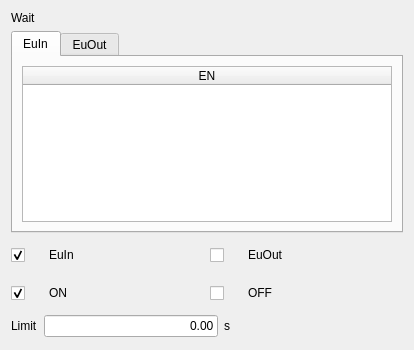
<?xml version="1.0" encoding="UTF-8"?>
<ui version="4.0">
 <class>ICWaitConditionEditor</class>
 <widget class="QWidget" name="ICWaitConditionEditor">
  <property name="geometry">
   <rect>
    <x>0</x>
    <y>0</y>
    <width>414</width>
    <height>350</height>
   </rect>
  </property>
  <property name="windowTitle">
   <string>Form</string>
  </property>
  <property name="styleSheet">
   <string notr="true">QCheckBox{
	spacing: 24px;
     width: 32px;
     height: 32px;
}
QCheckBox::indicator:checked
{
 image: url(:/resource/check_checked.png);
}
QCheckBox::indicator:unchecked
{
 image: url(:/resource/check_unchecked.png);
}

</string>
  </property>
  <layout class="QVBoxLayout" name="verticalLayout">
   <item>
    <widget class="QLabel" name="label">
     <property name="text">
      <string>Wait</string>
     </property>
    </widget>
   </item>
   <item>
    <widget class="QTabWidget" name="tabWidget">
     <property name="currentIndex">
      <number>0</number>
     </property>
     <widget class="QWidget" name="">
      <attribute name="title">
       <string>EuIn</string>
      </attribute>
      <layout class="QVBoxLayout" name="verticalLayout_2">
       <item>
        <widget class="QTableWidget" name="tableWidget">
         <attribute name="horizontalHeaderStretchLastSection">
          <bool>true</bool>
         </attribute>
         <column>
          <property name="text">
           <string>EN</string>
          </property>
         </column>
        </widget>
       </item>
      </layout>
     </widget>
     <widget class="QWidget" name="tab_2">
      <attribute name="title">
       <string>EuOut</string>
      </attribute>
      <layout class="QVBoxLayout" name="verticalLayout_3">
       <item>
        <widget class="QTableWidget" name="tableWidget_2">
         <attribute name="horizontalHeaderStretchLastSection">
          <bool>true</bool>
         </attribute>
         <column>
          <property name="text">
           <string>EN</string>
          </property>
         </column>
        </widget>
       </item>
      </layout>
     </widget>
    </widget>
   </item>
   <item>
    <layout class="QHBoxLayout" name="horizontalLayout_3">
     <item>
      <widget class="QCheckBox" name="euInbox">
       <property name="text">
        <string>EuIn</string>
       </property>
       <property name="checked">
        <bool>true</bool>
       </property>
       <attribute name="buttonGroup">
        <string notr="true">buttonGroup_2</string>
       </attribute>
      </widget>
     </item>
     <item>
      <widget class="QCheckBox" name="euOutBox">
       <property name="text">
        <string>EuOut</string>
       </property>
       <attribute name="buttonGroup">
        <string notr="true">buttonGroup_2</string>
       </attribute>
      </widget>
     </item>
    </layout>
   </item>
   <item>
    <layout class="QHBoxLayout" name="horizontalLayout_2">
     <item>
      <widget class="QCheckBox" name="onBox">
       <property name="text">
        <string>ON</string>
       </property>
       <property name="checked">
        <bool>true</bool>
       </property>
       <attribute name="buttonGroup">
        <string notr="true">buttonGroup</string>
       </attribute>
      </widget>
     </item>
     <item>
      <widget class="QCheckBox" name="offBox">
       <property name="text">
        <string>OFF</string>
       </property>
       <attribute name="buttonGroup">
        <string notr="true">buttonGroup</string>
       </attribute>
      </widget>
     </item>
    </layout>
   </item>
   <item>
    <layout class="QHBoxLayout" name="horizontalLayout">
     <item>
      <widget class="QLabel" name="timeLabel">
       <property name="text">
        <string>Limit</string>
       </property>
      </widget>
     </item>
     <item>
      <widget class="ICLineEditWithVirtualNumericKeypad" name="delayEdit">
       <property name="text">
        <string>0.00</string>
       </property>
       <property name="alignment">
        <set>Qt::AlignRight|Qt::AlignTrailing|Qt::AlignVCenter</set>
       </property>
      </widget>
     </item>
     <item>
      <widget class="QLabel" name="label_3">
       <property name="text">
        <string>s</string>
       </property>
      </widget>
     </item>
     <item>
      <spacer name="horizontalSpacer">
       <property name="orientation">
        <enum>Qt::Horizontal</enum>
       </property>
       <property name="sizeHint" stdset="0">
        <size>
         <width>40</width>
         <height>20</height>
        </size>
       </property>
      </spacer>
     </item>
    </layout>
   </item>
   <item>
    <spacer name="verticalSpacer">
     <property name="orientation">
      <enum>Qt::Vertical</enum>
     </property>
     <property name="sizeHint" stdset="0">
      <size>
       <width>20</width>
       <height>40</height>
      </size>
     </property>
    </spacer>
   </item>
  </layout>
 </widget>
 <customwidgets>
  <customwidget>
   <class>ICLineEditWithVirtualNumericKeypad</class>
   <extends>QLineEdit</extends>
   <header>iclineeditwithvirtualnumerickeypad.h</header>
  </customwidget>
 </customwidgets>
 <resources/>
 <connections/>
 <buttongroups>
  <buttongroup name="buttonGroup_2"/>
  <buttongroup name="buttonGroup"/>
 </buttongroups>
</ui>
